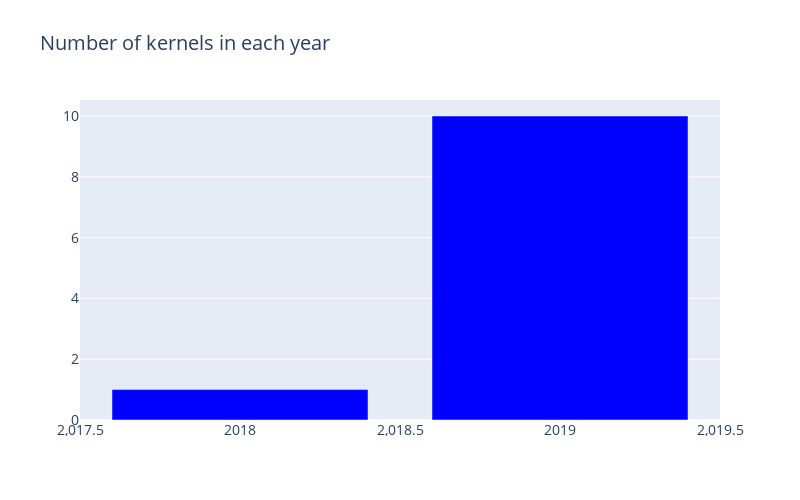
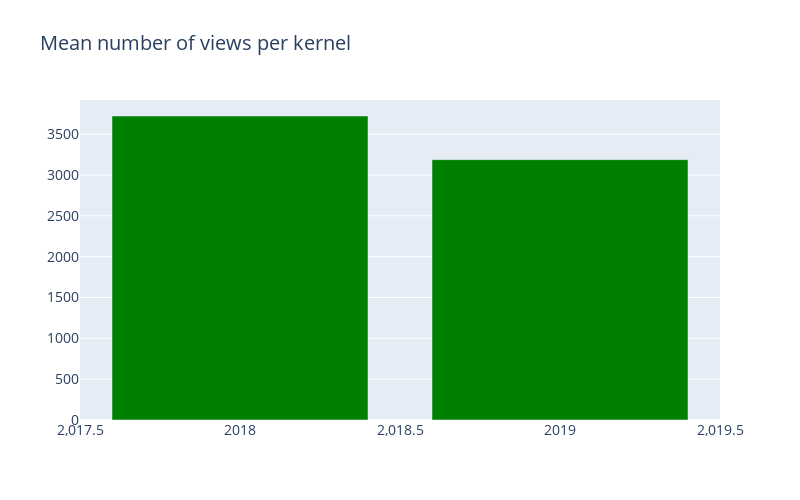

These figures' notebook cell, in order:
### Markdown cell above
<div class=h3> Notebooks journey so far</div>

### Code cell
def bar_chart(cnt_srs, color):
    trace = go.Bar(
        x=cnt_srs.index,
        y=cnt_srs.values,
        showlegend=False,
        marker=dict(
            color=color,
        ),
    )
    return trace


kernels_df = pd.read_csv("../input/meta-kaggle/Kernels.csv")
temp_df = kernels_df[kernels_df["AuthorUserId"]==user_id]
temp_df["MadePublicDate"] = pd.to_datetime(temp_df["MadePublicDate"], format="%m/%d/%Y")
temp_df["MadePublicYear"] = temp_df["MadePublicDate"].dt.year
temp_df.head()

# Number of kernels
cnt_srs = temp_df["MadePublicYear"].value_counts()
traces = [bar_chart(cnt_srs, "blue")]
layout = go.Layout(
    title='Number of kernels in each year',
    font=dict(size=14),
    width=800,
    height=500,
)

fig = go.Figure(data=traces, layout=layout)
py.iplot(fig, filename='stacked-bar')


# Number of views
cnt_srs = temp_df.groupby("MadePublicYear")["TotalViews"].mean()
traces = [bar_chart(cnt_srs, "green")]
layout = go.Layout(
    title='Mean number of views per kernel',
    font=dict(size=14),
    width=800,
    height=500,
)

fig = go.Figure(data=traces, layout=layout)
py.iplot(fig, filename='stacked-bar')

# Number of votes
cnt_srs = temp_df.groupby("MadePublicYear")["TotalVotes"].mean()
traces = [bar_chart(cnt_srs, "red")]
layout = go.Layout(
    title='Mean number of votes per kernel',
    font=dict(size=14),
    width=800,
    height=500,
)

fig = go.Figure(data=traces, layout=layout)
py.iplot(fig, filename='stacked-bar')

### Figure 1 — Plotly figure (JSON) as saved in the notebook; plotly's stock layout.template omitted (floating-point values rounded to 4 significant figures)
{"data": [{"marker": {"color": "blue"}, "showlegend": false, "type": "bar", "x": [2019, 2018], "y": [10, 1]}], "layout": {"font": {"size": 14}, "height": 500, "title": {"text": "Number of kernels in each year"}, "width": 800}}

### Figure 2 — Plotly figure (JSON) as saved in the notebook; plotly's stock layout.template omitted (floating-point values rounded to 4 significant figures)
{"data": [{"marker": {"color": "green"}, "showlegend": false, "type": "bar", "x": [2018, 2019], "y": [3722, 3188.0]}], "layout": {"font": {"size": 14}, "height": 500, "title": {"text": "Mean number of views per kernel"}, "width": 800}}
